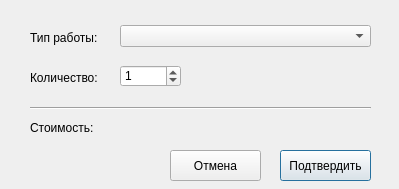
<?xml version="1.0" encoding="UTF-8"?>
<ui version="4.0">
 <class>AddWorkDialog</class>
 <widget class="QDialog" name="AddWorkDialog">
  <property name="geometry">
   <rect>
    <x>0</x>
    <y>0</y>
    <width>399</width>
    <height>189</height>
   </rect>
  </property>
  <property name="windowTitle">
   <string>Dialog</string>
  </property>
  <widget class="QLabel" name="label">
   <property name="geometry">
    <rect>
     <x>30</x>
     <y>30</y>
     <width>71</width>
     <height>16</height>
    </rect>
   </property>
   <property name="text">
    <string>Тип работы:</string>
   </property>
  </widget>
  <widget class="QComboBox" name="WorkTypeCB">
   <property name="geometry">
    <rect>
     <x>120</x>
     <y>25</y>
     <width>251</width>
     <height>22</height>
    </rect>
   </property>
  </widget>
  <widget class="QLabel" name="label_2">
   <property name="geometry">
    <rect>
     <x>30</x>
     <y>70</y>
     <width>71</width>
     <height>16</height>
    </rect>
   </property>
   <property name="text">
    <string>Количество:</string>
   </property>
  </widget>
  <widget class="QSpinBox" name="CountSB">
   <property name="geometry">
    <rect>
     <x>120</x>
     <y>65</y>
     <width>61</width>
     <height>22</height>
    </rect>
   </property>
   <property name="value">
    <number>1</number>
   </property>
  </widget>
  <widget class="QLabel" name="label_3">
   <property name="geometry">
    <rect>
     <x>30</x>
     <y>120</y>
     <width>71</width>
     <height>16</height>
    </rect>
   </property>
   <property name="text">
    <string>Стоимость:</string>
   </property>
  </widget>
  <widget class="QLabel" name="WorkCostLabel">
   <property name="geometry">
    <rect>
     <x>120</x>
     <y>120</y>
     <width>181</width>
     <height>16</height>
    </rect>
   </property>
   <property name="text">
    <string/>
   </property>
  </widget>
  <widget class="Line" name="line">
   <property name="geometry">
    <rect>
     <x>30</x>
     <y>100</y>
     <width>341</width>
     <height>16</height>
    </rect>
   </property>
   <property name="orientation">
    <enum>Qt::Horizontal</enum>
   </property>
  </widget>
  <widget class="QPushButton" name="AcceptBtn">
   <property name="geometry">
    <rect>
     <x>280</x>
     <y>150</y>
     <width>91</width>
     <height>31</height>
    </rect>
   </property>
   <property name="text">
    <string>Подтвердить</string>
   </property>
  </widget>
  <widget class="QPushButton" name="CancelBtn">
   <property name="geometry">
    <rect>
     <x>170</x>
     <y>150</y>
     <width>91</width>
     <height>31</height>
    </rect>
   </property>
   <property name="text">
    <string>Отмена</string>
   </property>
  </widget>
 </widget>
 <resources/>
 <connections/>
</ui>
